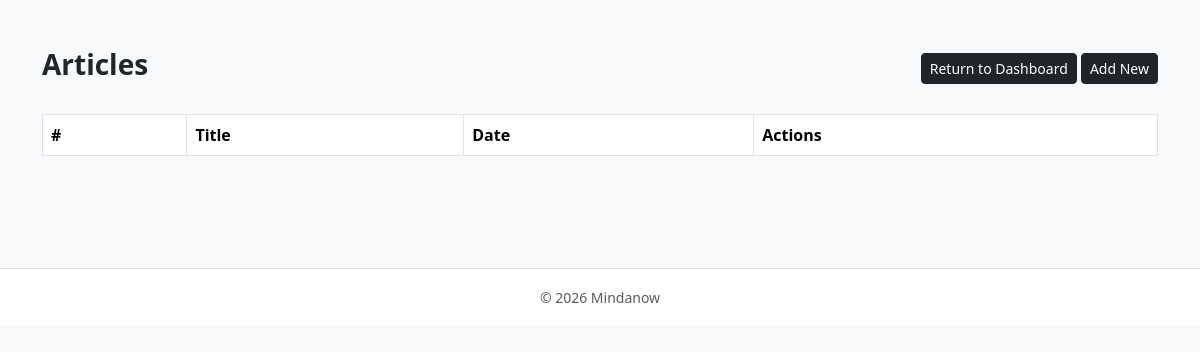
Page /Admin/Announcements/index.php (signed in) on the earlier database version.
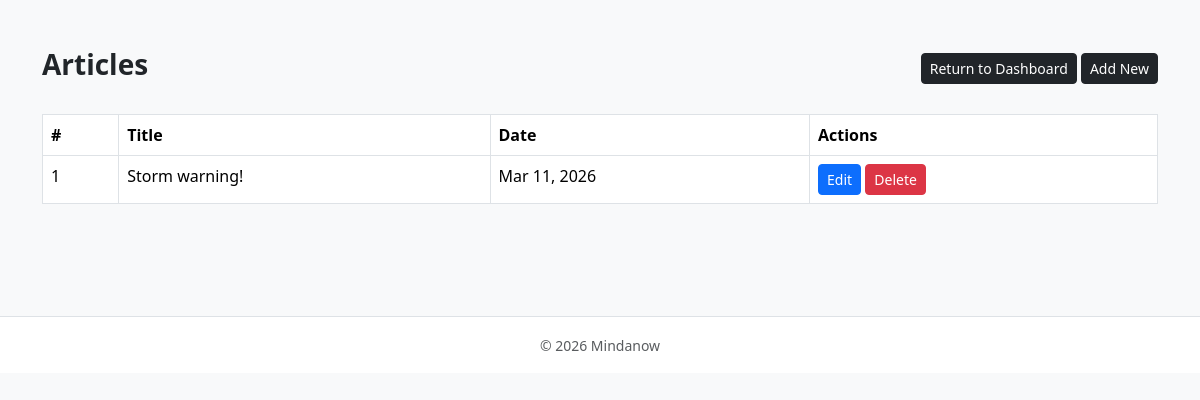
Same page on the later database version.
### tables this page shows
CREATE TABLE `announcements` (
  `id` int(10) UNSIGNED NOT NULL,
  `title` varchar(255) NOT NULL,
  `content` text NOT NULL,
  `created_at` datetime DEFAULT current_timestamp()
);

### Admin/Announcements/index.php (the view, shortened to what this page needs)
<?php
require_once '../../includes/db.php';
$result = $conn->query("SELECT * FROM announcements ORDER BY created_at DESC");
?>
<?php include '../../includes/header.php'; ?>
<div class="container py-5">
<div class="d-flex justify-content-between align-items-center mb-4">
    <h3 class="fw-semibold">Articles</h3>
    <div>
        <a href="/Mindanow/admin/dashboard.php" class="btn btn-dark btn-sm">
            Return to Dashboard
        </a>
        <a href="create.php" class="btn btn-dark btn-sm">
            Add New
        </a>
    </div>
</div>
<table class="table table-bordered">
<thead>
<tr>
<th>#</th>
<th>Title</th>
<th>Date</th>
<th>Actions</th>
</tr>
</thead>
<tbody>
<?php $i=1; while($row=$result->fetch_assoc()): ?>
<tr>
<td><?php echo $i++; ?></td>
<td><?php echo htmlspecialchars($row['title']); ?></td>
<td><?php echo date('M d, Y', strtotime($row['created_at'])); ?></td>
<td>
<a href="edit.php?id=<?php echo $row['id']; ?>" class="btn btn-sm btn-primary">Edit</a>
<a href="delete.php?id=<?php echo $row['id']; ?>" class="btn btn-sm btn-danger">Delete</a>
</td>
</tr>
<?php endwhile; ?>
</tbody>
</table>
</div>
<?php include '../../includes/footer.php'; ?>

Differences in the rows shown:
added announcements: title "Storm warning!", created_at "Mar 11, 2026"
